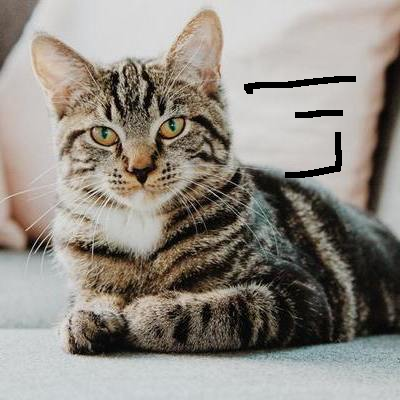
#> input picture Image Processing in OpenCV/inpainting.png, 400 x 400 px
$ jupyter execute 'Image Inpainting.ipynb'
#> lines starting #> are read from the running program, lines starting #| are printed output that depends on the picture; after the words box and inside, x2 and y2 are one past the last pixel; in counts of white or black regions, pixels touching at a corner belong together
**Image inpainting** là quá trình loại bỏ các hư hỏng, chẳng hạn như nhiễu, nét vẽ hoặc văn bản trên hình ảnh. Nó đặc biệt hữu ích trong việc khôi phục các bức ảnh cũ có thể bị trầy xước ở các cạnh hoặc vết mực trên đó. Tính năng vẽ trong ảnh hoạt động bằng cách thay thế các pixel bị hỏng bằng các pixel tương tự với các pixel lân cận, do đó, làm cho chúng không dễ thấy và giúp chúng hòa trộn tốt với nền.

<table>
    <thead>
        <tr>
            <th><strong>Đặc điểm</strong></th>
            <th><strong>Telea's Inpainting</strong></th>
            <th><strong>Navier-Stokes Based Inpainting</strong></th>
        </tr>
    </thead>
    <tbody>
        <tr>
            <td><strong>Nguyên lý hoạt động</strong></td>
            <td>Sử dụng Fast Marching Method để lan truyền giá trị pixel từ biên vào vùng bị hỏng. Ưu tiên phục hồi các pixel gần biên trước, sau đó tiến dần vào sâu bên trong.</td>
            <td>Sử dụng phương trình Navier-Stokes để lan truyền gradient từ biên vào vùng bị hỏng. Duy trì tính liên tục và mịn màng của gradient ảnh.</td>
        </tr>
        <tr>
            <td><strong>Ưu điểm</strong></td>
            <td>Nhanh chóng và hiệu quả cho các vùng nhỏ hoặc chi tiết nhỏ bị mất. Dễ dàng sử dụng và triển khai.</td>
            <td>Hiệu quả trong việc duy trì tính liên tục của gradient và độ mịn của ảnh. Thích hợp cho các ứng dụng yêu cầu chất lượng cao.</td>
        </tr>
        <tr>
            <td><strong>Nhược điểm</strong></td>
            <td>Có thể không duy trì được độ mịn của gradient tốt như phương pháp Navier-Stokes trong các trường hợp phức tạp.</td>
            <td>Tốn nhiều thời gian tính toán hơn so với phương pháp Telea.</td>
        </tr>
        <tr>
            <td><strong>Trường hợp sử dụng</strong></td>
            <td>Các vùng nhỏ hoặc chi tiết nhỏ bị mất trong ảnh. Khi tốc độ phục hồi là ưu tiên hàng đầu.</td>
            <td>Các vùng bị hỏng lớn hoặc phức tạp. Khi yêu cầu chất lượng phục hồi cao và độ mịn của gradient.</td>
        </tr>
        <tr>
            <td><strong>Ứng dụng</strong></td>
            <td>Loại bỏ các vật thể không mong muốn khỏi ảnh. Phục hồi các vùng nhỏ bị hỏng trong ảnh số.</td>
            <td>Phục hồi ảnh cổ điển hoặc ảnh nghệ thuật bị hỏng. Loại bỏ các vật thể không mong muốn khỏi ảnh với yêu cầu chất lượng cao.</td>
        </tr>
    </tbody>
</table>

[cell 1]
# cv2.inpaint(src, inpaintMask, inpaintRadius, methods)

import cv2
import numpy as np
import matplotlib.pyplot as plt

image_original = cv2.imread('inpainting.png')
#> image_original is the input picture: shape (400, 400, 3); mean B, G, R 132.1, 139.8, 145.4
image_copy = image_original.copy()


image_gray = cv2.cvtColor(image_copy, cv2.COLOR_BGR2GRAY)
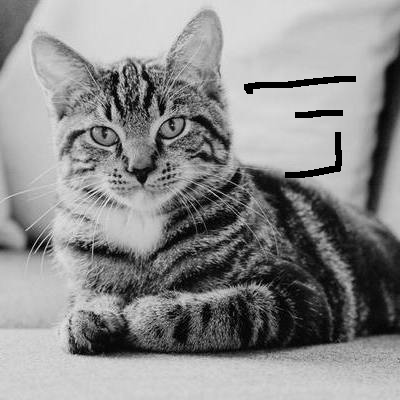
#> image_gray: shape (400, 400); min 0, max 241, mean 140.6
_, mask = cv2.threshold(image_gray, 0, 255, cv2.THRESH_BINARY_INV)
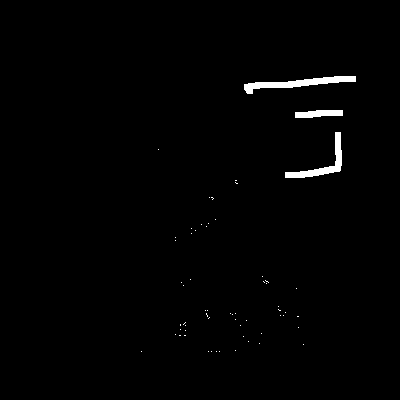
#> mask: shape (400, 400); 1.1% white; 61 white regions (58 under 20 px), largest, box (x1, y1, x2, y2) and area: (244, 76, 356, 94) 740, (285, 132, 342, 178) 579, (295, 110, 343, 118) 298
inpaint_telea = cv2.inpaint(image_copy, mask, 3, cv2.INPAINT_TELEA)
inpaint_ns = cv2.inpaint(image_copy, mask, 3, cv2.INPAINT_NS)

plt.figure(figsize=(18,6))
plt.subplot(131);plt.imshow(cv2.cvtColor(image_original, cv2.COLOR_BGR2RGB)); plt.title('Original Image')
plt.subplot(132);plt.imshow(cv2.cvtColor(image_copy, cv2.COLOR_BGR2RGB)); plt.title('Damage Image')
plt.subplot(133);plt.imshow(mask, cmap='gray'); plt.title('Mask Image')
plt.show()
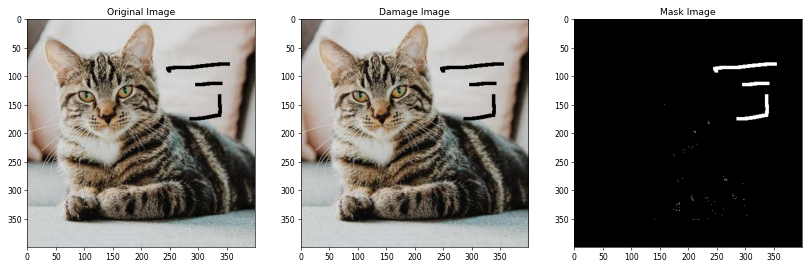
#> figure drawn by matplotlib, 3 panels

plt.figure(figsize=(12,6))
plt.subplot(121);plt.imshow(cv2.cvtColor(inpaint_telea, cv2.COLOR_BGR2RGB)); plt.title('Telea Image')
plt.subplot(122);plt.imshow(cv2.cvtColor(inpaint_ns, cv2.COLOR_BGR2RGB)); plt.title('Navier-Stokes Image')
plt.show()
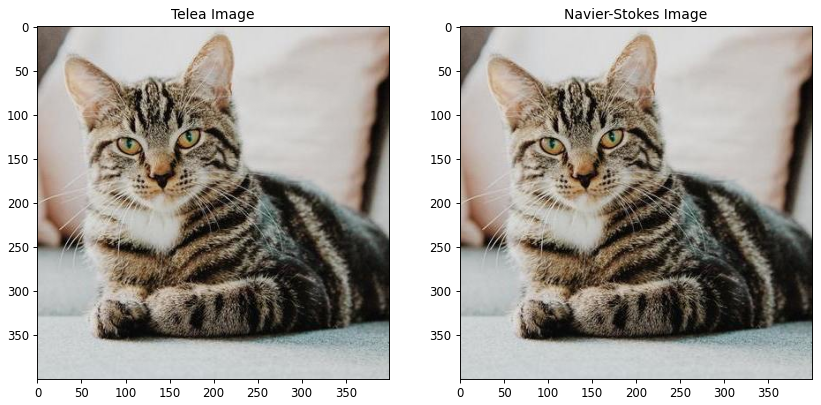
#> figure drawn by matplotlib, 2 panels
